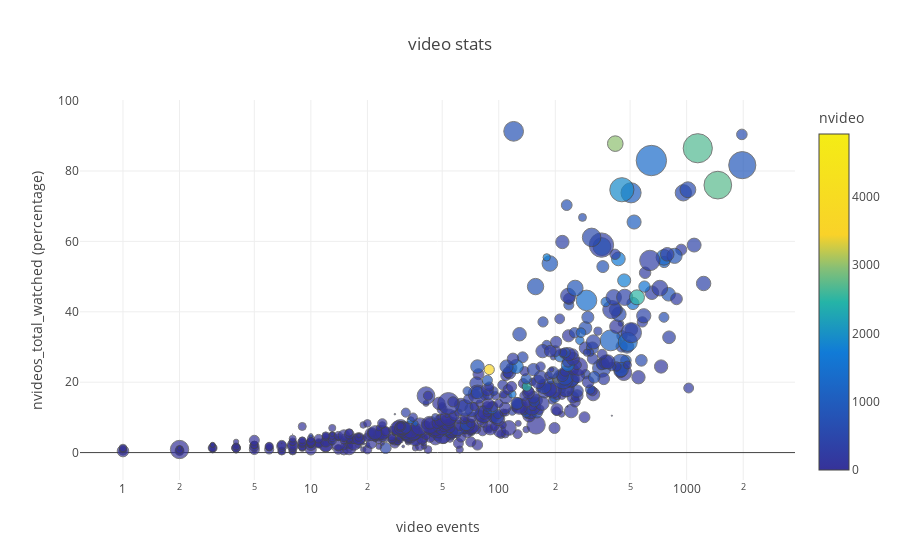

The code cell stored with this chart in its notebook:
### Code cell
scatter_function((mo.nseek_video+pc.npause_video), (mo.nvideos_total_watched * 100), mo.user_id, mo.sum_dt, 10000, mo.nvideo, "nvideo", 'video stats', 'video stats', 'video events', 'log', 'nvideos_total_watched (percentage)')

### Figure 1 — Plotly figure (JSON) as saved in the notebook; plotly's stock layout.template omitted (floating-point values rounded to 4 significant figures; data arrays with more than 128 entries replaced by an {"elided": "..."} marker saying what was removed)
{"data": [{"marker": {"color": {"elided": "743 int values"}, "colorbar": {"title": "nvideo"}, "colorscale": [[0, "rgb(244,236,21)"], [0.3, "rgb(249,210,41)"], [0.4, "rgb(134,191,118)"], [0.5, "rgb(37,180,167)"], [0.65, "rgb(17,123,215)"], [1, "rgb(54,50,153)"]], "line": {"color": "#444"}, "opacity": 0.7, "reversescale": true, "size": {"elided": "743 float values"}, "sizemode": "diameter", "sizeref": 10000}, "mode": "markers", "name": "video stats", "text": {"elided": "743 int values"}, "type": "scatter", "x": {"elided": "745 int values"}, "y": {"elided": "743 float values"}}], "layout": {"hovermode": "closest", "title": "video stats", "xaxis": {"title": "video events", "type": "log"}, "yaxis": {"title": "nvideos_total_watched (percentage)"}}}
